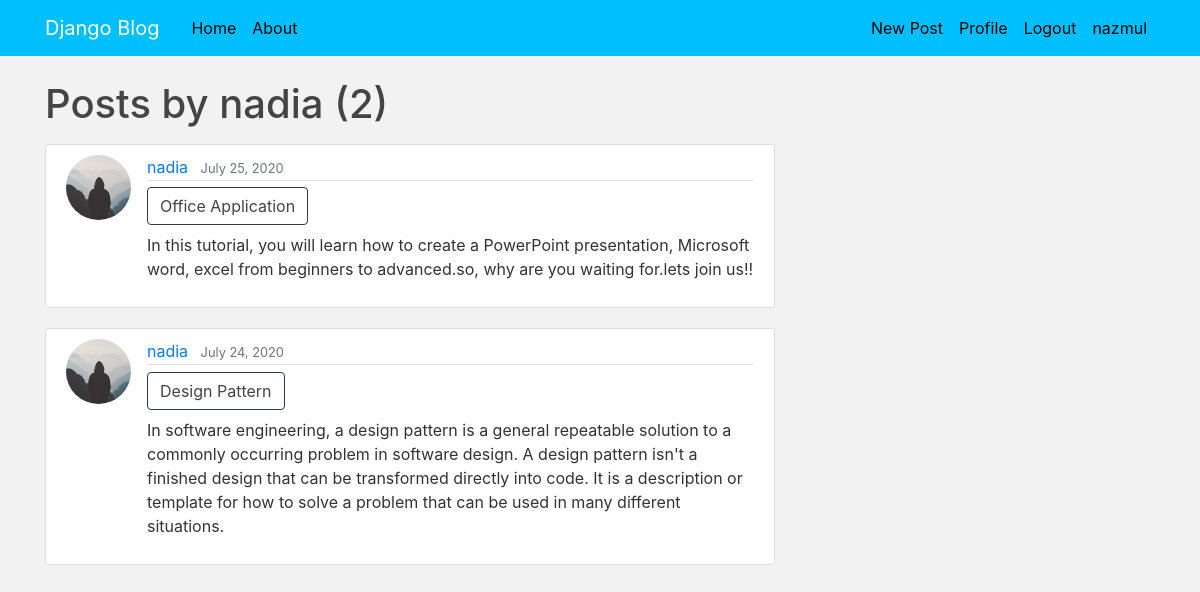
The app's page /user/nadia (signed in) with its own data.
### blog/models.py (models this page shows, shortened)
class Post(models.Model):
    title = models.CharField(max_length=100)
    content = models.TextField()
    date_posted = models.DateTimeField(default=timezone.now)
    author = models.ForeignKey(User, on_delete=models.CASCADE)

### users/models.py (models this page shows, shortened)
class Profile(models.Model):
    user = models.OneToOneField(User, on_delete=models.CASCADE)
    image = models.ImageField(default='default.jpg', upload_to='profile_pics')

### blog/views.py (the view)
# urls.py: path('user/<str:username>', UserPostListView.as_view(), name='user-posts'),
class UserPostListView(ListView):
    model = Post
    template_name = 'user_posts.html'  # <app>/<model>_<viewtype>.html
    context_object_name = 'posts'
    paginate_by = 3
    def get_queryset(self):
        user = get_object_or_404(User, username=self.kwargs.get('username'))
        return Post.objects.filter(author=user).order_by('-date_posted')

### templates/user_posts.html (shortened to what this page needs)
{% extends "base.html" %}
{% block content %}
    <h1 class="mb-3">Posts by {{ view.kwargs.username }} ({{ page_obj.paginator.count }})</h1>
    {% for post in posts %}
        <article class="media content-section">
          <img class="rounded-circle article-img" src="{{ post.author.profile.image.url }}">
          <div class="media-body">
            <div class="article-metadata">
              <a class="mr-2" href="{% url 'user-posts' post.author.username %}">{{ post.author }}</a>
              <small class="text-muted">{{ post.date_posted|date:"F d, Y" }}</small>
            </div>
            <h2><a class="article-title btn btn-outline-dark" href="{% url 'post-detail' post.id %}">{{ post.title }}</a></h2>
            <p class="article-content">{{ post.content }}</p>
          </div>
        </article>
    {% endfor %}
{% endblock content %}

### templates/base.html (shortened to what this page needs)
{% load static %}
<!DOCTYPE html>
<html>
<head>
    <link rel="stylesheet" href="https://maxcdn.bootstrapcdn.com/bootstrap/4.0.0/css/bootstrap.min.css">
    <link rel="stylesheet" type="text/css" href="{% static 'main.css' %}">
</head>
<body>
    <header class="site-header">
      <nav class="navbar navbar-expand-md navbar-dark bg-steel fixed-top">
        <div class="container">
          <a class="navbar-brand mr-4" href="{% url 'blog_home' %}">Django Blog</a>
          <div class="collapse navbar-collapse" id="navbarToggle">
            <div class="navbar-nav mr-auto">
              <a class="nav-item nav-link" href="{% url 'blog_home' %}">Home</a>
              <a class="nav-item nav-link" href="{% url 'blog_about' %}">About</a>
            </div>
            <div class="navbar-nav">
             {% if user.is_authenticated %}
                 <a class="nav-item nav-link" href="{% url 'post-create' %}">New Post</a>
                <a class="nav-item nav-link" href="{% url 'profile' %}">Profile</a>
                <a class="nav-item nav-link" href="{% url 'logout' %}">Logout</a>
                 <a class="nav-item nav-link">{{ user.username }}</a>
              {% else %}
                <a class="nav-item nav-link" href="{% url 'login' %}">Login</a>
                <a class="nav-item nav-link" href="{% url 'register' %}">Register</a>
              {% endif %}
            </div>
          </div>
        </div>
      </nav>
    </header>
    <main role="main" class="container">
      <div class="row">
        <div class="col-md-8">
          {% block content %}{% endblock %}
        </div>
      </div>
    </main>
</body>
</html>

### static/main.css (style rules this page uses)
body { background: #f2f2f2; color: #333333; margin-top: 5rem; }
h1, h2, h3, h4, h5, h6 { color: #444444; }
.bg-steel { background-color: deepskyblue; }
.site-header .navbar-nav .nav-link { color: black; }
.content-section { background: #ffffff; padding: 10px 20px; border: 1px solid #dddddd; border-radius: 3px; margin-bottom: 20px; }
.article-title { color: #444444; }
.article-content { white-space: pre-line; }
.article-img { height: 65px; width: 65px; margin-right: 16px; }
.article-metadata { padding-bottom: 1px; margin-bottom: 4px; border-bottom: 1px solid #e3e3e3 }

### records on screen
Post: author.profile.image (placeholder picture), author "nadia", date_posted "July 25, 2020", title "Office Application", content "In this tutorial, you will learn how to create a PowerPoint presentation, Microsoft word, excel from beginners to advanced.so, why are you waiting for.lets join us!!"
Post: author.profile.image (placeholder picture), author "nadia", date_posted "July 24, 2020", title "Design Pattern", content "In software engineering, a design pattern is a general repeatable solution to a commonly occurring problem in software design. A design pattern isn't a finished design that can be transformed directly into code. It is a description or template for how to solve a problem that can be used in many different situations."

### other values on screen
{{ user.username }} "nazmul"
{{ view.kwargs.username }} "nadia"
{{ page_obj.paginator.count }} "2"
